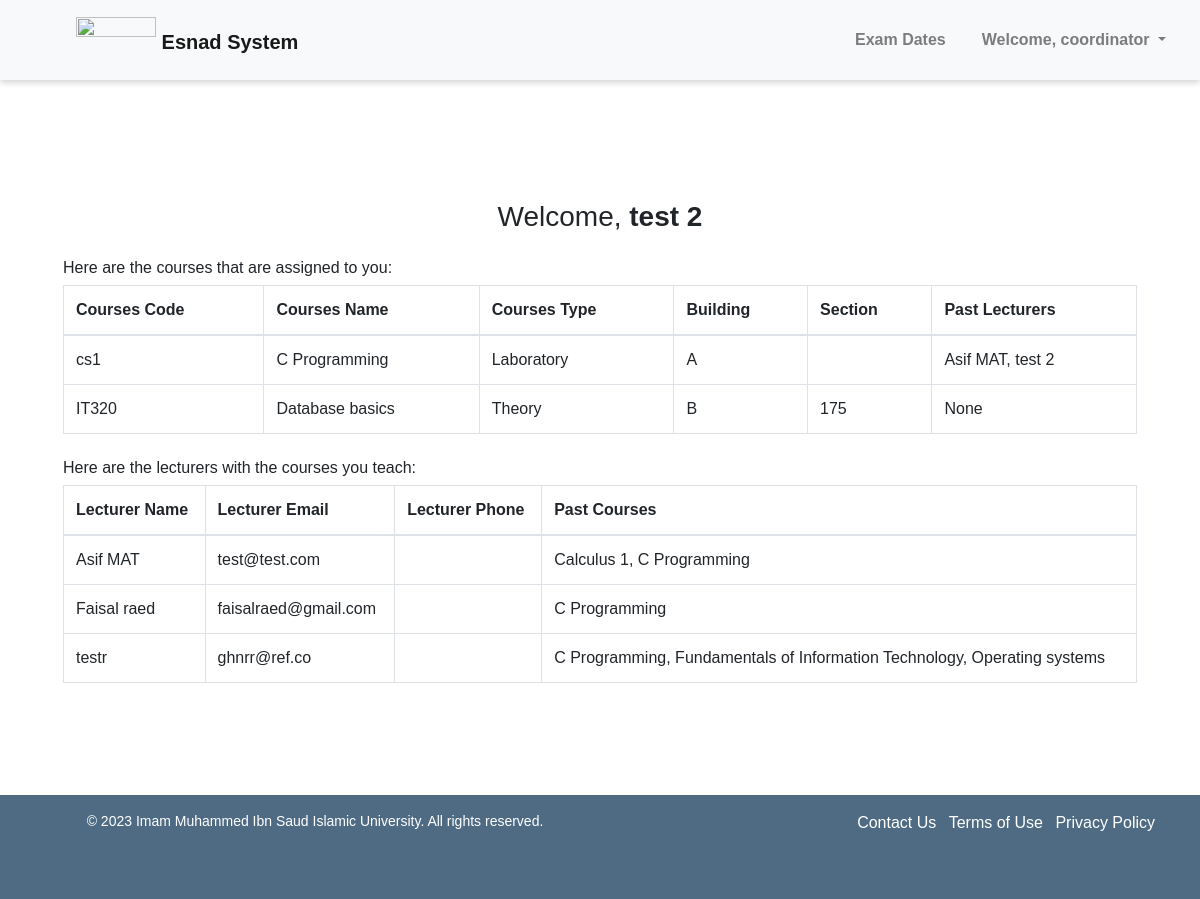
/lecturer-view (signed in), run on an earlier commit of the app's database.
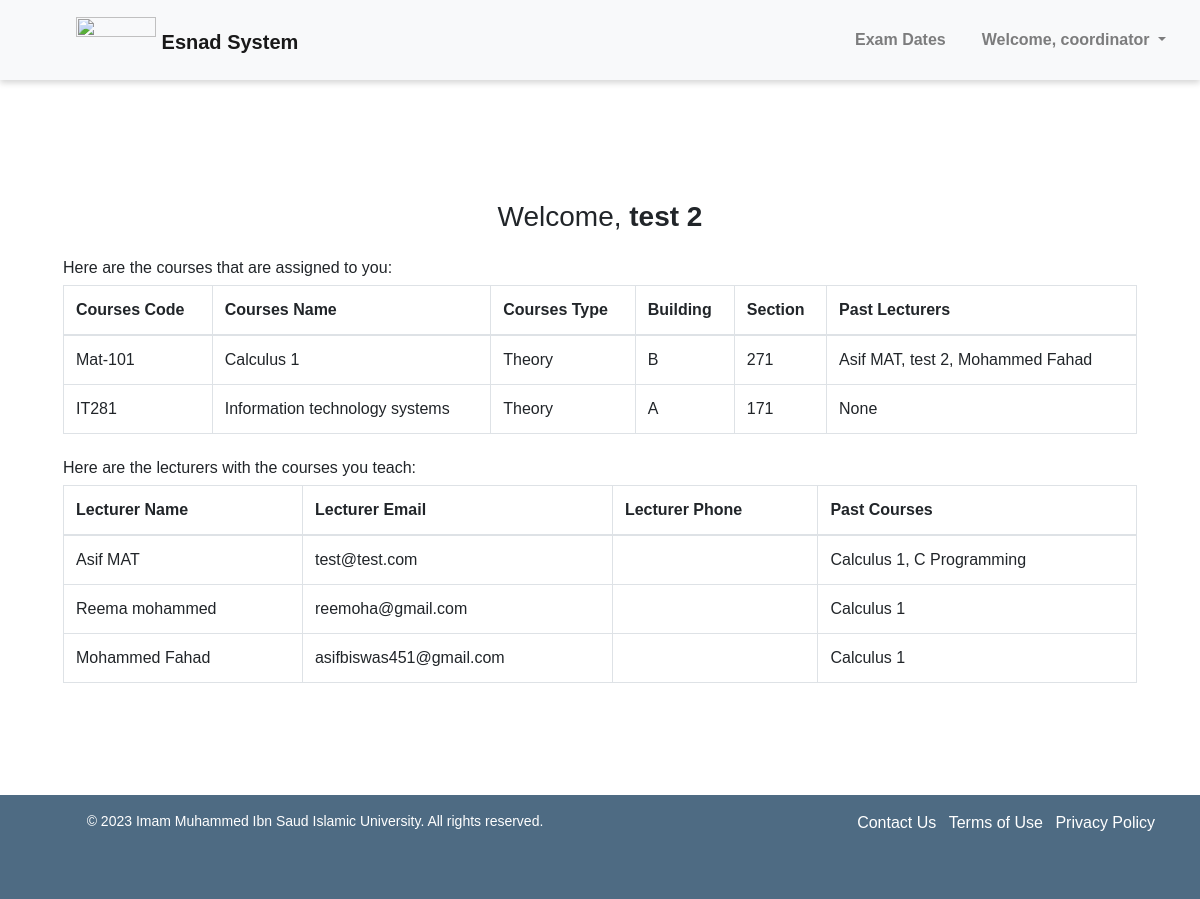
And on a later commit of the database.
### pages/models.py (models this page shows, shortened)
class Course(models.Model):
    course_code = models.CharField(max_length=100)
    course_name = models.CharField(max_length=100)
    credit_hours = models.PositiveIntegerField(null=True)
    course_lecturer = models.ForeignKey('Lecturer', on_delete=models.SET_NULL, null=True, related_name='courses_taught')
    course_level = models.PositiveIntegerField(null=True)
    course_lab_lecturer = models.ForeignKey('Lecturer', on_delete=models.SET_NULL, null=True, blank=True, related_name='lab_courses_taught')
    course_past_lecturers = models.ManyToManyField('Lecturer', related_name='past_courses', blank=True)
    course_time = models.TimeField(null=True, blank=True)
    course_day = models.CharField(max_length=1, choices=DAYS_OF_WEEK, null=True, blank=True)
    course_department = models.ForeignKey('Department', on_delete=models.SET_NULL, null=True, blank=True)
    course_building = models.CharField(max_length=100, blank=True)
    course_section = models.CharField(max_length=100, blank=True)
    course_prerequisites = models.ManyToManyField('Course', related_name='prerequisites', blank=True)

class Lecturer(models.Model):
    lecturer_user = models.OneToOneField(User, on_delete=models.CASCADE, null=True)
    lecturer_name = models.CharField(max_length=100)
    lecturer_email = models.EmailField(validators=[EmailValidator()])
    phone_regex = RegexValidator(
        regex=r'^\+?1?\d{10}$',
        message="Phone number must be entered in the format: '+999999999'. Up to 15 digits allowed.",
    )
    lecturer_number = models.CharField(validators=[phone_regex], max_length=17)
    GENDER_CHOICES = (
        ('M', 'Male'),
        ('F', 'Female')
    )
    lecturer_gender = models.CharField(max_length=1, choices=GENDER_CHOICES)
    TEACHER_TYPE_CHOICES = (
        ('L', 'Laboratory'),
        ('T', 'Theory')
    )
    lecturer_type = models.CharField(max_length=1, choices=TEACHER_TYPE_CHOICES)
    lecturer_past_courses = models.ManyToManyField('Course', related_name='past_lecturers', blank=True)
    lecturer_rating = models.FloatField(default=0.0)
    lecturer_department = models.ForeignKey('Department', on_delete=models.SET_NULL, null=True, blank=True)

### pages/views.py (the view)
# urls.py: path('lecturer-view', views.lecturer_view, name='lecturer_view'),
@login_required(login_url='login')
def lecturer_view(request):
    try:
        lecturer = Lecturer.objects.get(lecturer_user=request.user)
        courses = Course.objects.filter(Q(course_lecturer=lecturer) | Q(course_lab_lecturer=lecturer)).order_by('course_name')
        similar_lecturers = Lecturer.objects.filter(lecturer_past_courses__in=courses).exclude(id=lecturer.id).distinct()
        return render(request, 'lecturer_view.html', {'lecturer': lecturer, 'courses': courses, 'similar_lecturers': similar_lecturers})
    except:
        return render(request, 'not_a_lecturer.html')

### pages/context_processors.py (called while the page is built)
def get_user_groups(request):
    if request.user.is_authenticated:
        groups = request.user.groups.all()
        for group in groups:
            if group.name == 'Coordinators':
                return {'get_user_groups': True}
    return {'get_user_groups': False}

### pages/templates/lecturer_view.html
{% extends 'base.html' %}
{% block content %}
<div class="">
    <div class="mt-5 p-5">
        <div class="container">
            <h3 class="mt-4 mb-4 text-center">Welcome, <b>{{lecturer.lecturer_name}}</b></h3>
            <h6>Here are the courses that are assigned to you:</h6>
            <table class="table table-hover table-bordered">
                <thead>
                  <tr>
                    <th scope="col">Courses Code</th>
                    <th scope="col">Courses Name</th>
                    <th scope="col">Courses Type</th>
                    <th scope="col">Building</th>
                    <th scope="col">Section</th>
                    <th scope="col">Past Lecturers</th>
                  </tr>
                </thead>
                <tbody>
                    {% for course in courses %}
                    <tr>
                        <td>{{course.course_code}}</td>
                        <td>{{course.course_name}}</td>
                        <td>
                            {% if course.course_lab_lecturer %}
                                Laboratory
                            {% else %}
                                Theory
                            {% endif %}
                        </td>
                        <td>{{course.course_building}}</td>
                        <td>{{course.course_section}}</td>
                        <td>
                            {% for lecturer in course.course_past_lecturers.all %}
                                {{ lecturer.lecturer_name }}{% if not forloop.last %}, {% endif %}
                            {% empty %}
                                None
                            {% endfor %}
                        </td>
                    </tr>
                    {% endfor %}
                </tbody>
            </table>
            {% if similar_lecturers %}
            <h6 class="mt-4">Here are the lecturers with the courses you teach:</h6>
            <table class="table table-hover table-bordered">
                <thead>
                  <tr>
                    <th scope="col">Lecturer Name</th>
                    <th scope="col">Lecturer Email</th>
                    <th scope="col">Lecturer Phone</th>
                    <th scope="col">Past Courses</th>
                    </tr>
                </thead>
                <tbody>
                    {% for lecturer in similar_lecturers %}
                    <tr>
                        <td>{{lecturer.lecturer_name}}</td>
                        <td>{{lecturer.lecturer_email}}</td>
                        <td>{{lecturer.lecturer_phone}}</td>
                        <td>
                            {% for course in lecturer.lecturer_past_courses.all %}
                                {{ course.course_name }}{% if not forloop.last %}, {% endif %}
                            {% empty %}
                                None
                            {% endfor %}
                        </td>
                    </tr>
                    {% endfor %}
                </tbody>
            </table>
            {% else %}
            <h6 class="mt-4 text-secondary">There are no lecturers with the courses you teach.</h6>
            {% endif %}
        </div>
    </div>
</div>
{% endblock %}

What changed in the data, as far as the page shows it:
no longer on this page (row edited): Course: course_code "IT320", course_name "Database basics", shows "Theory", course_building "B", course_section "175", shown under "Here are the courses that are assigned to you:"
no longer on this page (row unchanged): Lecturer: lecturer_name "Faisal raed", lecturer_email "faisalraed@gmail.com", Course (course_name "C Programming"), shown under "Here are the lecturers with the courses you teach:"
no longer on one of the page's lists (row edited): Course: course_code "cs1", course_name "C Programming", course_building "A"
no longer on this page (row unchanged): Lecturer: lecturer_name "testr", lecturer_email "ghnrr@ref.co", Course (course_name "C Programming"), shown under "Here are the lecturers with the courses you teach:"
no longer on this page (row edited): Course: course_name "Fundamentals of Information Technology", shown under "testr"
no longer on this page (row edited): Course: course_name "Operating systems", shown under "testr"
now on one of the page's lists (row edited): Course: course_code "Mat-101", course_name "Calculus 1", course_building "B", course_section "271"
changed Course "Calculus 1": gains Lecturer (lecturer_name "Asif MAT", lecturer_email "test@test.com"); gains Lecturer (lecturer_name "test 2")
now on this page (row unchanged): Lecturer: lecturer_name "Mohammed Fahad", lecturer_email "asifbiswas451@gmail.com", Course (course_name "Calculus 1")
added Course: course_code "IT281", course_name "Information technology systems", shows "Theory", course_building "A", course_section "171", shown under "Here are the courses that are assigned to you:"
changed Course "C Programming": loses Lecturer (lecturer_name "Asif MAT", lecturer_email "test@test.com"); loses Lecturer (lecturer_name "test 2")
now on this page (row unchanged): Lecturer: lecturer_name "Reema mohammed", lecturer_email "reemoha@gmail.com", Course (course_name "Calculus 1"), shown under "Here are the lecturers with the courses you teach:"
